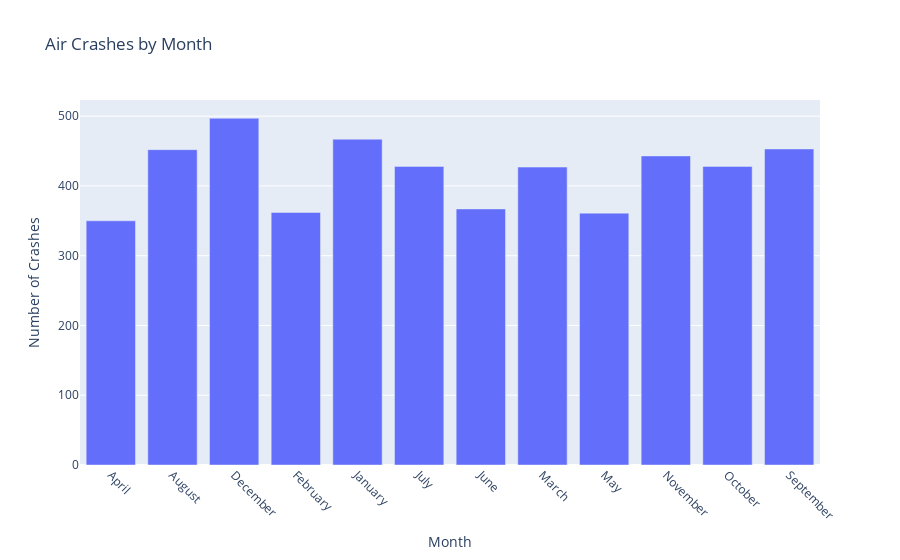

The notebook cell saved with this chart:
### Markdown cell above
FINDINGS 4
.TOtal Fatalities over the year = 111872 Fatalities.

### Code cell
data = pd.read_csv("aircrahesFullDataUpdated_2024.csv")



crashes_per_month = data.groupby('Month').size().reset_index(name='Count')

fig = px.bar(crashes_per_month, x='Month', y='Count',
             title='Air Crashes by Month',
             labels={'Month': 'Month', 'Count': 'Number of Crashes'})
fig.update_xaxes(tickangle=45)

### Figure 1 — Plotly figure (JSON) as saved in the notebook; plotly's stock layout.template omitted (floating-point values rounded to 4 significant figures)
{"data": [{"alignmentgroup": "True", "hovertemplate": "Month=%{x}<br>Number of Crashes=%{y}<extra></extra>", "legendgroup": "", "marker": {"color": "#636efa", "pattern": {"shape": ""}}, "name": "", "offsetgroup": "", "orientation": "v", "showlegend": false, "textposition": "auto", "type": "bar", "x": ["April", "August", "December", "February", "January", "July", "June", "March", "May", "November", "October", "September"], "xaxis": "x", "y": [350, 452, 497, 362, 467, 428, 367, 427, 361, 443, 428, 453], "yaxis": "y"}], "layout": {"barmode": "relative", "legend": {"tracegroupgap": 0}, "title": {"text": "Air Crashes by Month"}, "xaxis": {"anchor": "y", "domain": [0, 1], "tickangle": 45, "title": {"text": "Month"}}, "yaxis": {"anchor": "x", "domain": [0, 1], "title": {"text": "Number of Crashes"}}}}
